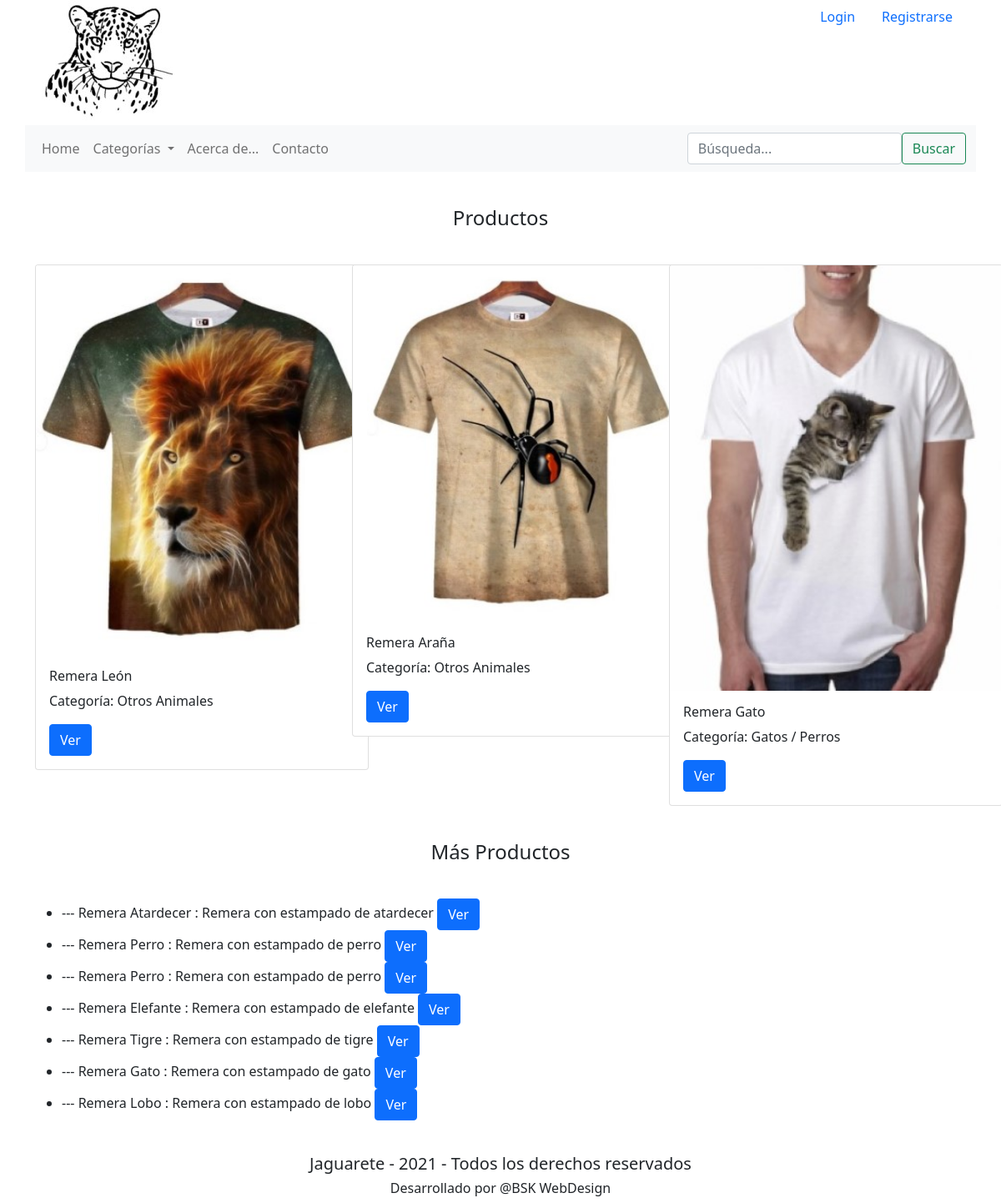
Page /apps/ on the committed database.
### apps/models.py (models this page shows, shortened)
class Producto(models.Model):
    categoria = models.ForeignKey(Categorias, on_delete=models.CASCADE, related_name="clasificacion_categoria")
    titulo = models.CharField(max_length=250, null=False)
    imagen = models.FileField(upload_to='imagenes/')
    contenido = models.CharField(max_length=2000, null=False)
    precio = models.IntegerField()

class Categorias(models.Model):
    categoria = models.CharField(max_length=64, null=False)
    def __str__(self):
        return f"{self.categoria}"

### apps/views.py (the view)
# urls.py: path('', views.index, name="index"),
def index(request):
    queryset = request.GET.get("buscar")
    if queryset:
        return render(request, "index.html", {
            "lista_categorias": Categorias.objects.all(),
            "lista_productos_principales": Producto.objects.all()[:3],
            "lista_productos": Producto.objects.all()[3:10],
            "lista_busqueda": Producto.objects.filter(
            Q(titulo__icontains = queryset) |
            Q(contenido__icontains = queryset)).distinct()
        })
    else:
        return render(request, "index.html", {
            "lista_categorias": Categorias.objects.all(),
            "lista_productos_principales": Producto.objects.all()[:3],
            "lista_productos": Producto.objects.all()[3:10],
        })

### apps/templates/index.html (shortened to what this page needs)
<!DOCTYPE HTML lang="es">
<html lang="es">
{% extends "layout.html" %}
{% block content %}
    {% if categoria_seleccionada %}
        <div class="alert alert-info" role="alert"><h4 style="text-align: center;">Categoría: {{ categoria_seleccionada }}</h4></div>
        <div class="row">
            {% for un_producto in lista_productos %}
                <div class="col-sm-4">
                    <div class="card" style="width: 25rem;">
                        <img class="card-img-top" src="{{ media_url  }}{{ un_producto.imagen.url }}" alt="My image">
                        <div class="card-body">
                          <h6 class="card-title">{{ un_producto.titulo }}</h6>
                          <p class="card-text">Categoría: {{ un_producto.categoria }}</p>
                          <a href="{% url 'producto' un_producto.id %}" class="btn btn-primary">Ver más</a>
                        </div>
                    </div>
                    <br>
                </div>
            {% empty %}
                <li>No hay articulos en ésta Sección.</li>
            {% endfor %}
        </div>
    {% else %}
        <div class="alert" role="alert"><h4 style="text-align: center;">Productos</h4></div>
        <div class="row">
            {% for un_producto in lista_productos_principales %}
                <div class="col-sm-4">
                    <div class="card" style="width: 25rem;">
                        <img class="card-img-top" src="{{ media_url  }}{{ un_producto.imagen.url }}" alt="My image">
                        <div class="card-body">
                        <h6 class="card-title">{{ un_producto.titulo }}</h6>
                        <p class="card-text">Categoría: {{ un_producto.categoria }}</p>
                        <a href="{% url 'producto' un_producto.id %}" class="btn btn-primary">Ver</a>
                        </div>
                    </div>
                    <br>
                </div>
            {% empty %}
                <li>No hay articulos en ésta Sección.</li>
            {% endfor %}
        </div>
        <div class="alert" role="alert"><h4 style="text-align: center;">Más Productos</h4></div>
        <ul>
            {% for un_producto in lista_productos %}
                <li>
                    --- {{un_producto.titulo}} : {{un_producto.contenido}}
                    <a href="{% url 'producto' un_producto.id %}" class="btn btn-primary">Ver</a>
                </li>
            {% endfor %}
        </ul>
    {% endif %}
{% endblock %}

### apps/templates/layout.html (shortened to what this page needs)
<!DOCTYPE HTML>
<html lang="es">
{% load static %}
    <head>
        <link href="https://cdn.jsdelivr.net/npm/bootstrap@5.0.1/dist/css/bootstrap.min.css" rel="stylesheet">
    </head>
    <body>
        <div class="container">
            <div class="row" style="background-color: white;;">
                <div class="col-sm-4">
                    <img src="{% static 'Logo.jpg' %}" alt="Jaguarete">
                </div>
                <div class="col-sm-8">
                    {% if user.is_authenticated %}
                    <ul class="nav justify-content-end">
                        <p>Bienvenido: {{ user.get_username }} - <a href ="{% url 'logout' %}?next={% url 'index' %}">Desconectarse</a>
                            {% if user.id == 1 %}
                                - <a href ="/admin">Panel</a>
                            {% else %}
                                - <a href ="{% url 'carrito' %}">Carrito</a>
                            {% endif %}
                        </p>
                    </ul>
                    {% else %}
                    <ul class="nav justify-content-end">
                        <li class="nav-item">
                        <a class="nav-link" href="/accounts/login">Login</a>
                        </li>
                        <li class="nav-item">
                        <a class="nav-link" href="{% url 'usuarios:registrarse' %}">Registrarse</a>
                        </li>
                    </ul>
                    {% endif %}
                </div>
            </div>
            <div class="row">
                <nav class="navbar navbar-expand-lg navbar-light bg-light">
                    <div class="collapse navbar-collapse" id="navbarSupportedContent">
                      <ul class="navbar-nav mr-auto">
                        <li class="nav-item active">
                          <a class="nav-link" href="/apps/">Home</span></a>
                        </li>
                        <li class="nav-item dropdown">
                            <a class="nav-link dropdown-toggle" href="#" id="navbarDropdown" role="button" data-bs-toggle="dropdown" aria-expanded="false">
                                Categorías
                            </a>
                        </li>
                        <li class="nav-item">
                            <a class="nav-link" href="/apps/acercade">Acerca de...</a>
                        </li>
                        <li class="nav-item">
                            <a class="nav-link" href="/apps/contacto">Contacto</a>
                        </li>
                      </ul>
                    </div>
                    <form class="form-inline my-2 my-lg-0" method="get">
                        <ul class="nav justify-content-end">
                            <li><input class="form-control mr-sm-2" type="search" placeholder="Búsqueda..." name="buscar"></li>
                            <li><button class="btn btn-outline-success my-2 my-sm-0" type="submit">Buscar</button></li>
                        </ul>
                    </form>
                </nav>
            </div>
            <br>
            {% block body %}
                {% block content%}
                {% endblock %}
            {% endblock %}
            <br>
            <footer style="background-color: white;">
                <h5 style="text-align: center;">Jaguarete - 2021 - Todos los derechos reservados</h5>
                <h6 style="text-align: center;">Desarrollado por @BSK WebDesign</h6>
            </footer>
        </div>
    </body>
</html>

### rows in the picture
Producto: imagen (picture), titulo "Remera León", categoria "Otros Animales"
Producto: imagen (picture), titulo "Remera Araña", categoria "Otros Animales"
Producto: imagen (picture), titulo "Remera Gato", categoria "Gatos / Perros"
Producto: titulo "Remera Atardecer", contenido "Remera con estampado de atardecer"
Producto: titulo "Remera Perro", contenido "Remera con estampado de perro"
Producto: titulo "Remera Perro", contenido "Remera con estampado de perro"
Producto: titulo "Remera Elefante", contenido "Remera con estampado de elefante"
Producto: titulo "Remera Tigre", contenido "Remera con estampado de tigre"
Producto: titulo "Remera Gato", contenido "Remera con estampado de gato"
Producto: titulo "Remera Lobo", contenido "Remera con estampado de lobo"
